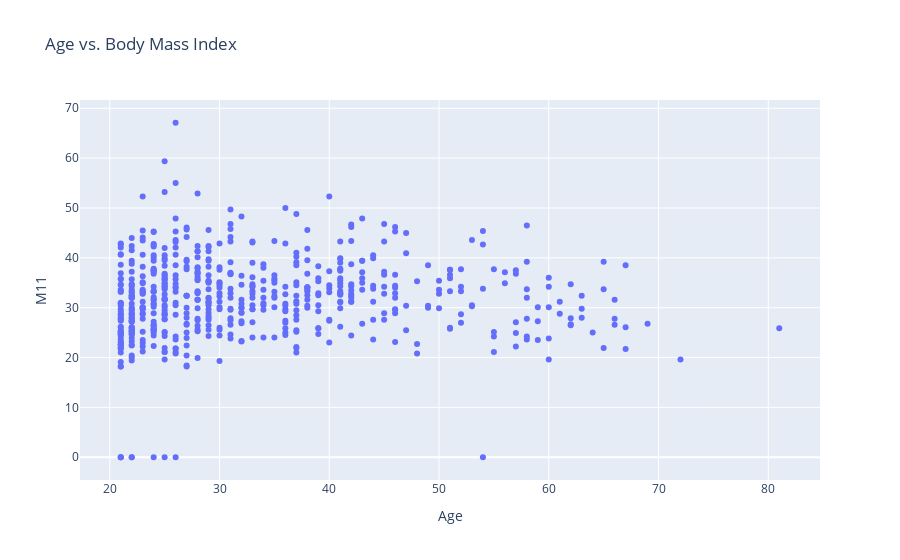

The cell this chart's notebook holds for it:
### Markdown cell above
Is there a relationship between Age and Body Mass Index (M11)?

### Code cell
fig = px.scatter(sample, x='Age', y='M11', title='Age vs. Body Mass Index')
fig.show()

### Figure 1 — Plotly figure (JSON) as saved in the notebook; plotly's stock layout.template omitted (floating-point values rounded to 4 significant figures; data arrays with more than 128 entries replaced by an {"elided": "..."} marker saying what was removed)
{"data": [{"hovertemplate": "Age=%{x}<br>M11=%{y}<extra></extra>", "legendgroup": "", "marker": {"color": "#636efa", "symbol": "circle"}, "mode": "markers", "name": "", "orientation": "v", "showlegend": false, "type": "scatter", "x": {"elided": "599 int values"}, "xaxis": "x", "y": {"elided": "599 float values"}, "yaxis": "y"}], "layout": {"legend": {"tracegroupgap": 0}, "title": {"text": "Age vs. Body Mass Index"}, "xaxis": {"anchor": "y", "domain": [0, 1], "title": {"text": "Age"}}, "yaxis": {"anchor": "x", "domain": [0, 1], "title": {"text": "M11"}}}}
